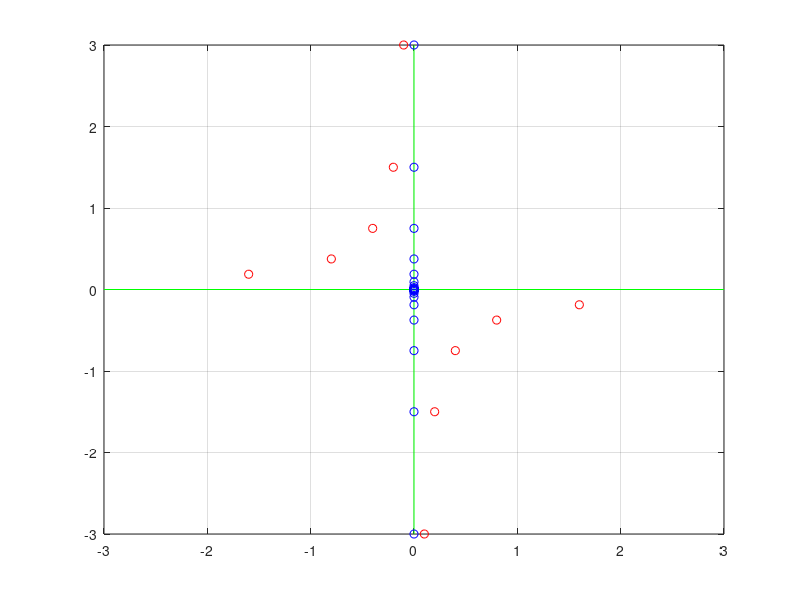

Reproduce this figure in MATLAB.
figure(1);
L=3; U=3;
plot([-L U],[0 0],'g',[0 0],[-L U],'g'); % Tegner akser
axis([-U U -L L]);
axis manual;
grid on;
hold on;
A=[2 0.0; 0.0 0.5]
[P D] = eig(A)
x1=[0;3];
x2=[0;-3];
x3=[0.1;-3];
x4=[-0.1;3];
for k=1:30
    plot(x1(1),x1(2),'ob');
    plot(x2(1),x2(2),'ob');
    plot(x3(1),x3(2),'or');
    plot(x4(1),x4(2),'or');
    pause(1)
    x1=A*x1; % regner ut neste tilstand i systemet
    x2=A*x2; x3=A*x3; x4=A*x4;
end

%% ser at alt konvergerer mot null!